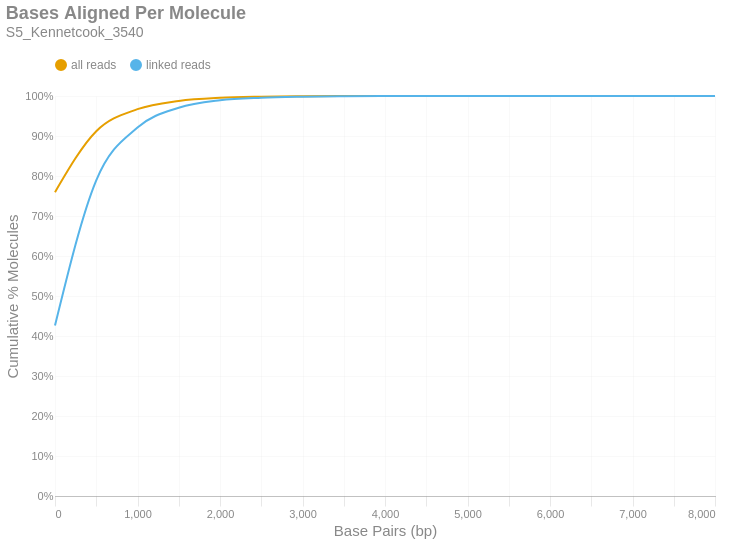

Notebook source saved alongside this figure:
### Markdown cell above
### Bases Aligned Per Molecule
This is a cumulative frequency distribution showing the number of base pairs aligned per unique molecule. These data are shown in 500 bp bins. There are two distributions: one with `all reads` (yellow) and another with only `linked reads` (blue). The percent of molecules in the `linked reads` distribution is relative to the total number of linked molecules.

### Code cell
if SKIPLR:
    print_html(f"Skipped")
else:
    binned_df = consolidated_hist(valids['aligned_bp'], mask, 500, True)
    with SafeRender(binned_df):
        (
            density_plot(binned_df, 'Bases Aligned Per Molecule', samplename, 'basesper')
            .encode(
                x=alt.X('bin:Q', title="Base Pairs (bp)").axis(tickMinStep=500).scale(padding=0),
                y=alt.Y('value:Q', title='Cumulative % Molecules')
                    .axis(format='%')
                    .scale(domain = [0,1])
                    .stack(False),
                color=alt.Color("key:N").scale(domain = ["all reads", "linked reads"]),
                tooltip = [
                    alt.Tooltip("key:N", title = "Data Type"),
                    alt.Tooltip("range_label:N", title="Bases Aligned Per Molecule"),
                    alt.Tooltip("value:Q", format = ".2%", title="% Molecules (Cum.)")
                ]
            )
        ).display()

### Figure 1 — Vega-Lite specification as saved in the notebook (floating-point values rounded to 4 significant figures)
{"width": "container", "height": 400, "config": {"title": {"anchor": "start", "dy": -15, "fontSize": 18, "color": "#888888", "subtitleColor": "#888888", "subtitleFontSize": 14}, "arc": {"fill": "#0072B2"}, "axis": {"domainColor": "#888888", "domainWidth": 0.5, "gridWidth": 0.2, "grid": false, "titleFontWeight": 400, "titleFontSize": 15, "labelFontSize": 11, "labelColor": "#888888", "tickColor": "#888888", "tickWidth": 0.2, "titleColor": "#888888"}, "axisBand": {"grid": false}, "axisX": {"grid": true, "tickSize": 10, "domainCap": "round"}, "axisY": {"domain": false, "grid": true, "tickSize": 0, "domainCap": "round"}, "background": "transparent", "header": {"labelFontSize": 15, "labelColor": "#888888", "titleFontSize": 15, "titleFontWeight": 600, "titleColor": "#888888"}, "legend": {"labelFont": "sans-serif", "labelFontSize": 12, "labelColor": "#888888", "symbolSize": 100, "symbolType": "circle", "titleFontSize": 12, "titlePadding": 10, "titleColor": "#888888", "title": null, "orient": "top"}, "range": {"category": ["#E69F00", "#56B4E9", "#009E73", "#F0E442", "#0072B2", "#D55E00", "#CC79A7", "#000000"], "diverging": ["#cfe8f3", "#a2d4ec", "#73bfe2", "#46abdb", "#1696d2", "#12719e"]}, "area": {"fill": "#0072B2", "fillOpacity": 0.7, "line": true, "strokeOpacity": 0.7}, "line": {"color": "#0072B2", "stroke": "#0072B2", "strokeWidth": 2}, "trail": {"color": "#0072B2", "stroke": "#0072B2", "strokeWidth": 0, "size": 1}, "point": {"filled": true, "fillOpacity": 1.0, "size": 95}, "text": {"color": "#888888", "fontSize": 11, "align": "right", "fontWeight": 400, "size": 11}, "bar": {"fill": "#0072B2", "stroke": null}, "view": {"stroke": null, "continuousWidth": 660, "continuousHeight": 400}}, "data": {"name": "data-8c0f6e6e00f45185f747f498f617d7ad"}, "mark": {"type": "line", "interpolate": "monotone", "point": {"opacity": 0, "size": 275}}, "encoding": {"color": {"field": "key", "scale": {"domain": ["all reads", "linked reads"]}, "type": "nominal"}, "tooltip": [{"field": "key", "title": "Data Type", "type": "nominal"}, {"field": "range_label", "title": "Bases Aligned Per Molecule", "type": "nominal"}, {"field": "value", "format": ".2%", "title": "% Molecules (Cum.)", "type": "quantitative"}], "x": {"axis": {"tickMinStep": 500}, "field": "bin", "scale": {"padding": 0}, "title": "Base Pairs (bp)", "type": "quantitative"}, "y": {"axis": {"format": "%"}, "field": "value", "scale": {"domain": [0, 1]}, "stack": false, "title": "Cumulative % Molecules", "type": "quantitative"}}, "params": [{"name": "param_c36ac31b6afebe62", "select": {"type": "point", "fields": ["key"]}, "bind": "legend"}], "title": {"text": "Bases Aligned Per Molecule", "subtitle": "S5_Kennetcook_3540"}, "transform": [{"fold": ["all reads (cumsum)", "linked reads (cumsum)"]}, {"calculate": "replace(datum.key, ' (cumsum)', '')", "as": "key"}, {"filter": {"param": "param_c36ac31b6afebe62"}}], "usermeta": {"embedOptions": {"downloadFileName": "S5_Kennetcook_3540.basesper"}}, "$schema": "https://vega.github.io/schema/vega-lite/v6.1.0.json", "datasets": {"data-8c0f6e6e00f45185f747f498f617d7ad": [{"bin": "0.0", "interval": "0.0-500.0", "all reads": 0.7595, "linked reads": 0.426, "all reads (cumsum)": 0.7595, "linked reads (cumsum)": 0.426, "range_label": "0-499"}, {"bin": "500.0", "interval": "500.0-1000.0", "all reads": 0.1523, "linked reads": 0.3631, "all reads (cumsum)": 0.9119, "linked reads (cumsum)": 0.7891, "range_label": "500-999"}, {"bin": "1000.0", "interval": "1000.0-1500.0", "all reads": 0.05521, "linked reads": 0.1321, "all reads (cumsum)": 0.9671, "linked reads (cumsum)": 0.9212, "range_label": "1000-1499"}, {"bin": "1500.0", "interval": "1500.0-2000.0", "all reads": 0.02071, "linked reads": 0.04956, "all reads (cumsum)": 0.9878, "linked reads (cumsum)": 0.9707, "range_label": "1500-1999"}, {"bin": "2000.0", "interval": "2000.0-2500.0", "all reads": 0.00784, "linked reads": 0.01876, "all reads (cumsum)": 0.9956, "linked reads (cumsum)": 0.9895, "range_label": "2000-2499"}, {"bin": "2500.0", "interval": "2500.0-3000.0", "all reads": 0.002667, "linked reads": 0.006381, "all reads (cumsum)": 0.9983, "linked reads (cumsum)": 0.9959, "range_label": "2500-2999"}, {"bin": "3000.0", "interval": "3000.0-3500.0", "all reads": 0.001025, "linked reads": 0.002454, "all reads (cumsum)": 0.9993, "linked reads (cumsum)": 0.9983, "range_label": "3000-3499"}, {"bin": "3500.0", "interval": "3500.0-4000.0", "all reads": 0.000418, "linked reads": 0.001, "all reads (cumsum)": 0.9997, "linked reads (cumsum)": 0.9993, "range_label": "3500-3999"}, {"bin": "4000.0", "interval": "4000.0-4500.0", "all reads": 0.0001698, "linked reads": 0.0004063, "all reads (cumsum)": 0.9999, "linked reads (cumsum)": 0.9997, "range_label": "4000-4499"}, {"bin": "4500.0", "interval": "4500.0-5000.0", "all reads": 6.332e-05, "linked reads": 0.0001515, "all reads (cumsum)": 1.0, "linked reads (cumsum)": 0.9999, "range_label": "4500-4999"}, {"bin": "5000.0", "interval": "5000.0-5500.0", "all reads": 2.743e-05, "linked reads": 6.564e-05, "all reads (cumsum)": 1.0, "linked reads (cumsum)": 1.0, "range_label": "5000-5499"}, {"bin": "5500.0", "interval": "5500.0-6000.0", "all reads": 1.016e-05, "linked reads": 2.431e-05, "all reads (cumsum)": 1.0, "linked reads (cumsum)": 1.0, "range_label": "5500-5999"}, {"bin": "6000.0", "interval": "6000.0-6500.0", "all reads": 4.176e-06, "linked reads": 9.995e-06, "all reads (cumsum)": 1.0, "linked reads (cumsum)": 1.0, "range_label": "6000-6499"}, {"bin": "6500.0", "interval": "6500.0-7000.0", "all reads": 2.258e-06, "linked reads": 5.403e-06, "all reads (cumsum)": 1.0, "linked reads (cumsum)": 1.0, "range_label": "6500-6999"}, {"bin": "7000.0", "interval": "7000.0-7500.0", "all reads": 7.901e-07, "linked reads": 1.891e-06, "all reads (cumsum)": 1.0, "linked reads (cumsum)": 1.0, "range_label": "7000-7499"}, {"bin": "7500.0", "interval": "7500.0-8000.0", "all reads": 4.515e-07, "linked reads": 1.081e-06, "all reads (cumsum)": 1.0, "linked reads (cumsum)": 1.0, "range_label": "7500-7999"}, {"bin": "8000.0", "interval": "8000.0-8500.0", "all reads": 4.515e-07, "linked reads": 1.081e-06, "all reads (cumsum)": 1.0, "linked reads (cumsum)": 1.0, "range_label": "8000-8499"}]}}
